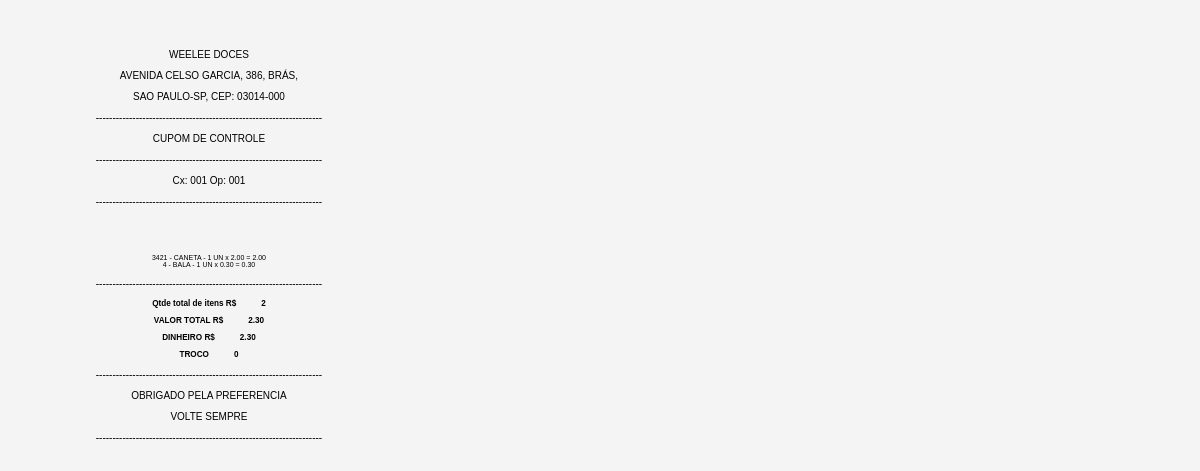
The app's page /cart/receipt, older data.
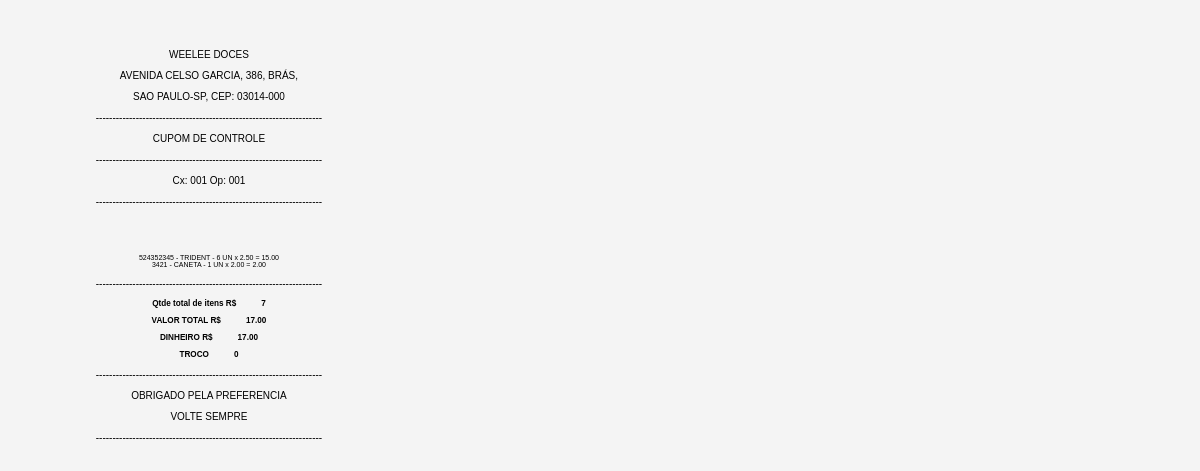
The same page, newer data.
### app/models.py (models this page shows, shortened)
class Cart(models.Model):
    product = models.ForeignKey(Product, on_delete=models.CASCADE)
    quantity = models.PositiveIntegerField(default=1)
    price = models.DecimalField(max_digits=10, decimal_places=2, default=0.00)
    group = models.CharField(max_length=100)

class Product(models.Model):
    id = models.AutoField(primary_key=True)
    name = models.CharField(max_length=100)
    group = models.CharField(max_length=100)
    barcode = models.PositiveIntegerField()
    price = models.DecimalField(max_digits=10, decimal_places=2)

### app/views.py (the view)
# urls.py: path('cart/receipt',views.receipt,name='receipt'),
def receipt(request):
    if request.method == 'GET':
        cash = request.GET.get('cart_total')
    cart_items = Cart.objects.all()
    cart_total = 0
    total_items = 0
    cart_items = Cart.objects.all()
    for cart_item in cart_items:
        cart_item.subtotal = cart_item.quantity * cart_item.product.price
        cart_total += cart_item.subtotal
        total_items += cart_item.quantity
    if cash is None:
        cash=cart_total
        change=0
    else:
        change=float(cash)-float(cart_total)
    content = {
        'total_items':total_items,
        'change':change,
        'cash':cash,
        'cart_total':cart_total,
        'cart_items':cart_items
    }
    return render(request, 'receipt.html', content)

### app/templates/receipt.html (shortened to what this page needs)
{% load static %}
<!DOCTYPE html>
<html>
<head>
    <head>
        <link rel="stylesheet" href="{% static 'css/calculator.css' %}">
</head>
<body>
    <div class="receipt">
        <p>WEELEE DOCES</p>
        <p>AVENIDA CELSO GARCIA, 386, BRÁS,</p>
        <p>SAO PAULO-SP, CEP: 03014-000</p>
        <p>--------------------------------------------------------------------</p>
        <p>CUPOM DE CONTROLE</p>
        <p>--------------------------------------------------------------------</p>
        <p id="dateTime"> Cx: 001 Op: 001 </p>
        <p>--------------------------------------------------------------------</p>
        </div>
        <div class="receipt">
            <ul>
                {% for cart_item in cart_items %}
                    <li>{{cart_item.product.barcode}} - {{ cart_item.product.name }}    -
                        {{ cart_item.quantity }} UN x {{cart_item.product.price}} = {{cart_item.subtotal}}
                    </li>
                        {% endfor %}
            </ul>
            <p>--------------------------------------------------------------------</p>
            <h3>Qtde total de itens R$ &nbsp;&nbsp;&nbsp;&nbsp;&nbsp;&nbsp;&nbsp;&nbsp;&nbsp;&nbsp;{{ total_items }}</h3>
            <h3>VALOR TOTAL R$ &nbsp;&nbsp;&nbsp;&nbsp;&nbsp;&nbsp;&nbsp;&nbsp;&nbsp;&nbsp;{{ cart_total }}</h3>
            <h3>DINHEIRO R$ &nbsp;&nbsp;&nbsp;&nbsp;&nbsp;&nbsp;&nbsp;&nbsp;&nbsp;&nbsp;{{ cart_total }}</h3>
            <h3>TROCO &nbsp;&nbsp;&nbsp;&nbsp;&nbsp;&nbsp;&nbsp;&nbsp;&nbsp;&nbsp;{{ change }}</h3>
            <p>--------------------------------------------------------------------</p>
            <p>OBRIGADO PELA PREFERENCIA</p>
            <p>VOLTE SEMPRE</p>
            <p>--------------------------------------------------------------------</p>
         </div>
</body>
</html>

Row changes from the older to the newer data that the page shows:
removed Cart: product.barcode "4", product.name "BALA", quantity "1", product.price "0.30", subtotal "0.30"
added Cart: product.barcode "524352345", product.name "TRIDENT", quantity "6", product.price "2.50", subtotal "15.00"
Text that changed along with them:
{{ total_items }}: "2" → "7"
{{ cart_total }}: "2.30" → "17.00"
